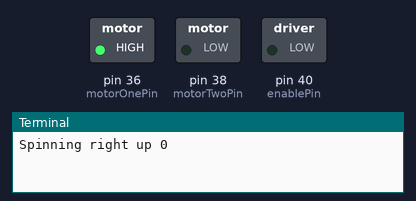
Bench run of a program on a simulated Raspberry Pi (header pin numbers). On the bench: switched loads named in the program (green lamp = pin HIGH), the last lines printed to the terminal.

Above: at 0.05 s.
At 4.56 s:
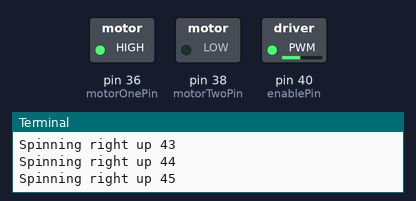
At 9.07 s:
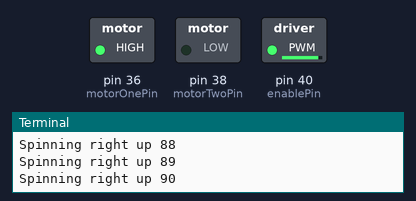
At 18.2 s:
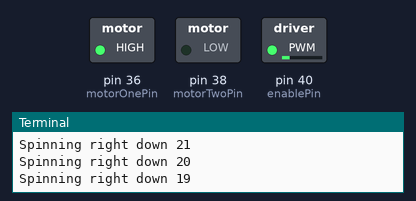
At 29.03 s:
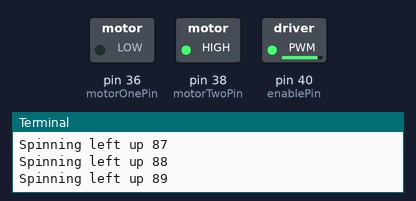
At 39.86 s:
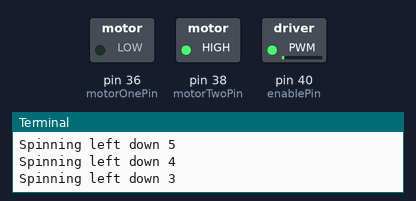
Timing chart, 0 to 40.0 s (numbered marks = the images above):
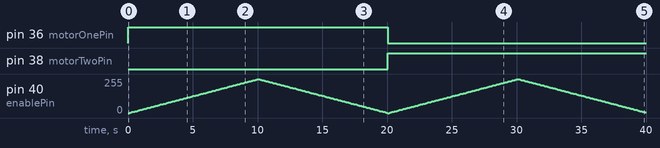

The program:

motorL293D.py
```python
import RPi.GPIO as gpio
import time

interval = 0.1

motorOnePin = 36
motorTwoPin = 38
enablePin = 40

gpio.setmode(gpio.BOARD)
gpio.setup(motorOnePin, gpio.OUT)
gpio.setup(motorTwoPin, gpio.OUT)
gpio.setup(enablePin, gpio.OUT)

motorPWM = gpio.PWM(enablePin, 207)
motorPWM.start(0)

try:
    while True:
        gpio.output(motorOnePin, gpio.HIGH)
        gpio.output(motorTwoPin, gpio.LOW)
    	for i in range(0, 100):
            print('Spinning right up {}'.format(i))
            motorPWM.ChangeDutyCycle(i)
    	    time.sleep(interval)
    	for i in range(0, 100):
            print('Spinning right down {}'.format(100 - i))
    	    motorPWM.ChangeDutyCycle(100 - i)
    	    time.sleep(interval)

        gpio.output(motorOnePin, gpio.LOW)
        gpio.output(motorTwoPin, gpio.HIGH)
        for i in range(0, 100):
            print('Spinning left up {}'.format(i))
            motorPWM.ChangeDutyCycle(i)
            time.sleep(interval)
        for i in range(0, 100):
            print('Spinning left down {}'.format(100 - i))
            motorPWM.ChangeDutyCycle(100 - i)
            time.sleep(interval)
except KeyboardInterrupt:
    motorPWM.stop()
    gpio.cleanup()
```

Measured:
- by itself, pin 36 (motorOnePin): LOW → HIGH at 0.00 s, → LOW 20.1 s later
- by itself, pin 38 (motorTwoPin): LOW → HIGH at 20.1 s
